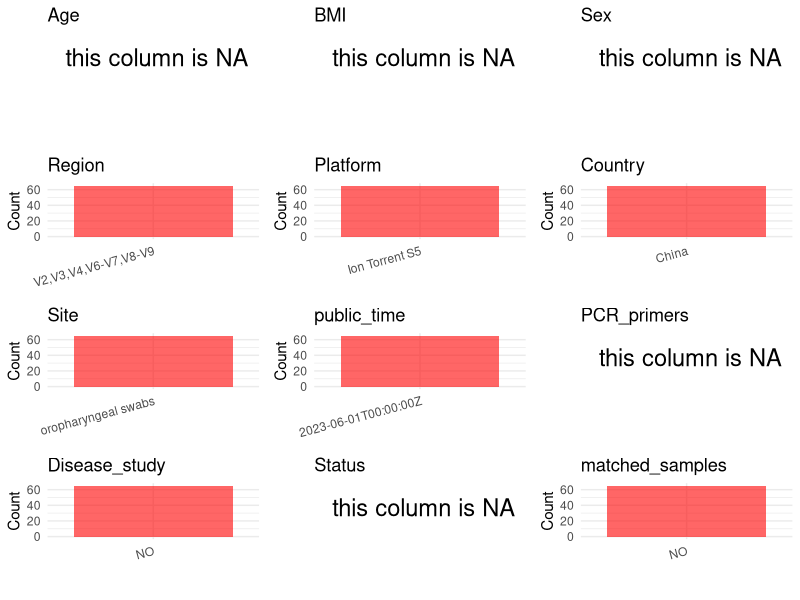

Generate this figure with R: (Note: this script raises an error after producing the figure.)
## ---- chunk 1
# Load necessary libraries
library(dplyr)
library(ggplot2)
library(cowplot)

# Set working directory (update this path to your local directory)
setwd("D:/studylearning/董彪师兄项目/任务3_20251004/PRJNA841067")

# Read the initial metadata files
initial_meta<-read.csv("SraRunTable.csv",header = T)

# Display the first few rows of the metadata
head(initial_meta)
## ---- chunk 2
# Create a uniform metadata dataframe
metadata <- data.frame(
  BioProject = initial_meta$BioProject,
  Run = initial_meta$Run,
  sample_name = initial_meta$Sample.Name,
  Age = NA,
  BMI = NA,
  Sex= NA,
  Region = "V2,V3,V4,V6-V7,V8-V9",
  Platform = initial_meta$Instrument,
  Country = initial_meta$geo_loc_name_country,
  Site = initial_meta$isolation_source,
  public_time = initial_meta$ReleaseDate,
  stringsAsFactors = FALSE
)
## ---- chunk 3
# Add information obtained from the publication
metadata$PCR_primers <- NA_character_  # Update based on the publication
metadata$title <- "Characteristics of oral microbiome of healthcare workers in different clinical scenarios: a cross-sectional analysis"
metadata$Disease_study <- "NO"
metadata$Status <- NA_character_

#extract subject id by remove prefix of sample_name
#metadata$sample_name <- gsub("_st|_sal", "", metadata$sample_name)

# Check initial data distribution
cat("Initial sample distribution:\n")
table(metadata$sample_name)
table(metadata$Site)

# Calculate sampling frequency per subject
sample_counts <- table(metadata$sample_name)
cat("\nNumber of samples per subject:\n")
print(sample_counts)

# Create matched_samples column
metadata$matched_samples <- ifelse(metadata$sample_name %in% names(sample_counts[sample_counts >= 2]), "YES", "NO")

cat("\nMatched samples distribution:\n")
table(metadata$matched_samples)

# Identify samples for removal: single samples excluding oropharyngeal swabs 
single_samples <- names(sample_counts[sample_counts == 1])
samples_to_remove <- metadata$sample_name %in% single_samples & !(metadata$Site %in% c("oropharyngeal swabs"))

cat("\nNumber of samples to be removed:", sum(samples_to_remove), "\n")

# Remove identified samples
metadata_clean <- metadata[!samples_to_remove, ]

cat("\nFinal sample distribution after cleaning:\n")
table(metadata_clean$sample_name)
table(metadata_clean$Site)
table(metadata_clean$matched_samples)

# Use cleaned dataset for subsequent analysis
metadata <- metadata_clean
## ---- chunk 4
# Check the number of unique runs and sample names
print(paste("Number of unique runs:", length(unique(metadata$Run))))
print(paste("Number of unique sample names:", length(unique(metadata$sample_name))))
## ---- chunk 5
# Select columns for visualization
plot_data <- metadata %>%
  select(-BioProject, -Run, -sample_name, -title)

# Function to create simple plots for each column
create_simple_plots <- function(data) {
  plots <- list()
  
  for (col in colnames(data)) {
    # Check if the column is all NA
    if (all(is.na(data[[col]]))) {
      # Create an empty plot with text indicating all NA
      p <- ggplot() +
        annotate("text", x = 0.5, y = 0.5, label = "this column is NA", size = 6) +
        labs(title = col) +
        theme_void()
    } else if (is.numeric(data[[col]])) {
      # Numeric variable: histogram
      p <- ggplot(data, aes(x = .data[[col]])) +
        geom_histogram(fill = "blue", alpha = 0.6, bins = 20, na.rm = TRUE) +
        labs(title = col) +
        theme_minimal()
    } else {
      # Categorical variable: bar plot (remove NA values)
      count_data <- as.data.frame(table(data[[col]], useNA = "ifany"))
      p <- ggplot(count_data, aes(x = reorder(Var1, -Freq), y = Freq)) +
        geom_col(fill = "red", alpha = 0.6) +
        labs(title = col, x = NULL, y = "Count") +
        theme_minimal() +
        theme(axis.text.x = element_text(angle = 15, hjust = 1))
    }
    plots[[col]] <- p
  }
  
  return(plots)
}

# Generate and arrange plots
plots <- create_simple_plots(plot_data)
p<-plot_grid(plots$Age, 
          plots$BMI, 
          plots$Sex, 
          plots$Region, 
          plots$Platform, 
          plots$Country, 
          plots$Site,
          plots$public_time, 
          plots$PCR_primers,
          plots$Disease_study,
          plots$Status,
          plots$matched_samples,# add 
          ncol = 3, align = "hv", axis = "lb")
ggsave("Metadata_Summary.png", plot = p, width = 8, height = 6, dpi = 150, bg = "white")
## ---- chunk 6
knitr::include_graphics("Metadata_Summary.png")
## ---- chunk 7
# Reorder columns to match the desired format
metadata <- metadata[, c(
  "BioProject", "Run", "sample_name", "Age", "BMI", "Sex", 
  "Region", "Platform", "Country", "Site", "public_time", 
  "PCR_primers", "title", "Disease_study", "Status","matched_samples"
)]

# Export the uniform metadata to a CSV file
write.csv(metadata, file = "metadata.csv", quote = T)
head(metadata)
